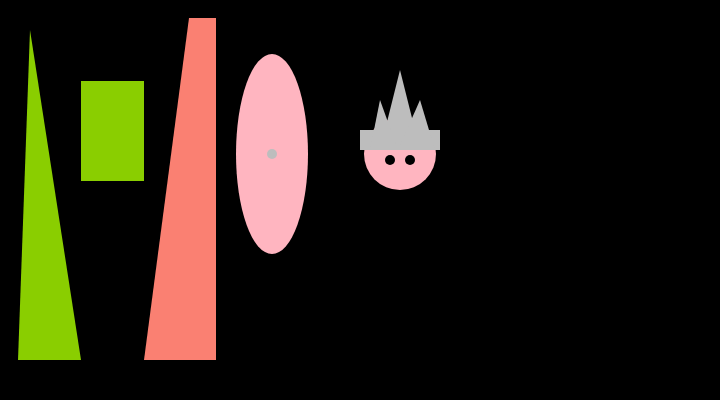
Frame 1 (no input)
Frame 60 (no input): identical to frame 1, image omitted
Frame 120 (the mouse pressed at the canvas centre since frame 60): identical to frame 1, image omitted

The p5.js sketch that drew this single still picture (run headless with seeded random() and noise() and a simulated clock; from frame 60 on, the mouse is pressed at the canvas centre):

// p5.js sketch
// ── sketch.js
/* DN1010 Experimental Interaction, Ashley Hi 2026
 * Week 4 - Generative Drawing
 * Basic Shapes Example
*/

function setup() {
    // set canvas to 720 pixels wide and 400 pixels high
    createCanvas(720, 400);
}

function draw() {
    // set background colour
    background(0);
    // no outline on shape
    noStroke();

    // colour fill w/ rgb values: (r-value, g-value, b-value, opacity)
    fill(138, 206, 0, 255);
    
    // coordinates position (x1, y1, x2, y2, x3, y3)
    triangle(30, 30, 18, 360, 81, 360);

    // rect coordinates position (x, y, width, height)
    rect(81, 81, 63, 100);
    
    fill(250, 128, 114, 255);
    
    // quad same as triangle
    quad(189, 18, 216, 18, 216, 360, 144, 360);
    
    fill(255,181,192);

    // ellipse coordinates position (x, y, width, height)
    ellipse(272, 154, 72, 200);

    // my character
    fill(179, 11, 152, 200);
    arc(500, 500, 100, 100, PI, TWO_PI);
    
    fill(255,181,192);
    ellipse(400, 154, 72, 72);
    
    fill(189, 189, 189);
    rect(360, 130, 80, 20);
    
    fill(189, 189, 189);
    triangle(400, 70, 420, 150, 380, 150);
    
    fill(189, 189, 189);
    triangle(380, 100, 370, 150, 398, 150);

    fill(189, 189, 189);
    triangle(420, 100, 435, 150, 398, 150);
    
    fill(189, 189, 189);
    ellipse(272, 154, 10, 10);

    fill(0,0,0);
    ellipse(410, 160, 10, 10);

    fill(0,0,0);
    ellipse(390, 160, 10, 10);
}
